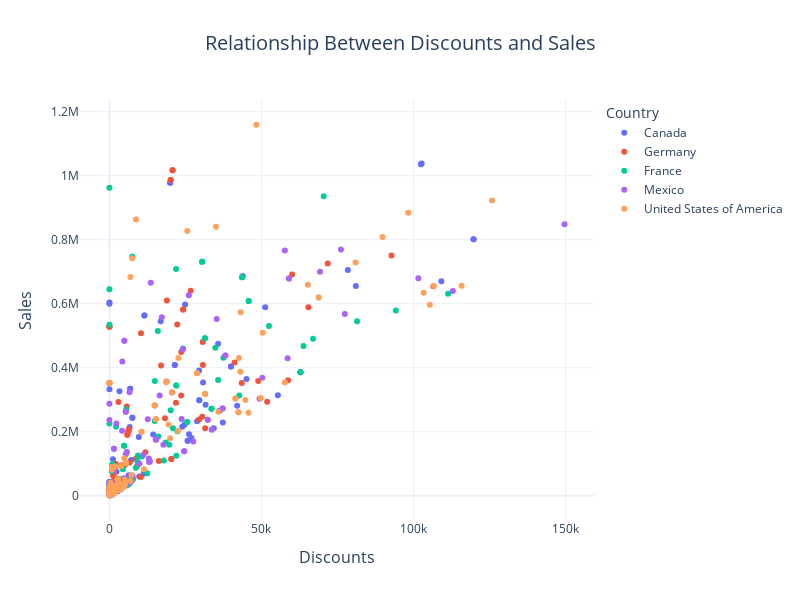

This figure's notebook cell:
### Markdown cell above
- Relationship between discounts and sales or profits using a scatter plot or by creating a linear model regression

### Code cell
fig = px.scatter(
    df, 
    x='Discounts', 
    y='Sales', 
    color='Country', 
    title="Relationship Between Discounts and Sales",
    labels={"Discounts": "Discounts", "Sales": "Sales"},
    template="plotly_white"
)

fig.update_layout(
    title=dict(
        text="Relationship Between Discounts and Sales",
        font=dict(size=20),
        x=0.5,
        xanchor='center'
    ),
    xaxis=dict(
        title=dict(text="Discounts", font=dict(size=16)),
        tickfont=dict(size=12)
    ),
    yaxis=dict(
        title=dict(text="Sales", font=dict(size=16)),
        tickfont=dict(size=12)
    ),
    legend=dict(
        title=dict(text="Country", font=dict(size=14)),
        font=dict(size=12)
    ),
    width=800,
    height=600
)

fig.show()

### Figure 1 — Plotly figure (JSON) as saved in the notebook; plotly's stock layout.template omitted (floating-point values rounded to 4 significant figures; data arrays with more than 128 entries replaced by an {"elided": "..."} marker saying what was removed)
{"data": [{"hovertemplate": "Country=Canada<br>Discounts=%{x}<br>Sales=%{y}<extra></extra>", "legendgroup": "Canada", "marker": {"color": "#636efa", "symbol": "circle"}, "mode": "markers", "name": "Canada", "orientation": "v", "showlegend": true, "type": "scatter", "x": {"elided": "140 int values"}, "xaxis": "x", "y": {"elided": "140 int values"}, "yaxis": "y"}, {"hovertemplate": "Country=Germany<br>Discounts=%{x}<br>Sales=%{y}<extra></extra>", "legendgroup": "Germany", "marker": {"color": "#EF553B", "symbol": "circle"}, "mode": "markers", "name": "Germany", "orientation": "v", "showlegend": true, "type": "scatter", "x": {"elided": "140 int values"}, "xaxis": "x", "y": {"elided": "140 int values"}, "yaxis": "y"}, {"hovertemplate": "Country=France<br>Discounts=%{x}<br>Sales=%{y}<extra></extra>", "legendgroup": "France", "marker": {"color": "#00cc96", "symbol": "circle"}, "mode": "markers", "name": "France", "orientation": "v", "showlegend": true, "type": "scatter", "x": {"elided": "140 int values"}, "xaxis": "x", "y": {"elided": "140 int values"}, "yaxis": "y"}, {"hovertemplate": "Country=Mexico<br>Discounts=%{x}<br>Sales=%{y}<extra></extra>", "legendgroup": "Mexico", "marker": {"color": "#ab63fa", "symbol": "circle"}, "mode": "markers", "name": "Mexico", "orientation": "v", "showlegend": true, "type": "scatter", "x": {"elided": "140 int values"}, "xaxis": "x", "y": {"elided": "140 int values"}, "yaxis": "y"}, {"hovertemplate": "Country=United States of America<br>Discounts=%{x}<br>Sales=%{y}<extra></extra>", "legendgroup": "United States of America", "marker": {"color": "#FFA15A", "symbol": "circle"}, "mode": "markers", "name": "United States of America", "orientation": "v", "showlegend": true, "type": "scatter", "x": {"elided": "140 int values"}, "xaxis": "x", "y": {"elided": "140 int values"}, "yaxis": "y"}], "layout": {"height": 600, "legend": {"font": {"size": 12}, "title": {"font": {"size": 14}, "text": "Country"}, "tracegroupgap": 0}, "title": {"font": {"size": 20}, "text": "Relationship Between Discounts and Sales", "x": 0.5, "xanchor": "center"}, "width": 800, "xaxis": {"anchor": "y", "domain": [0, 1], "tickfont": {"size": 12}, "title": {"font": {"size": 16}, "text": "Discounts"}}, "yaxis": {"anchor": "x", "domain": [0, 1], "tickfont": {"size": 12}, "title": {"font": {"size": 16}, "text": "Sales"}}}}
